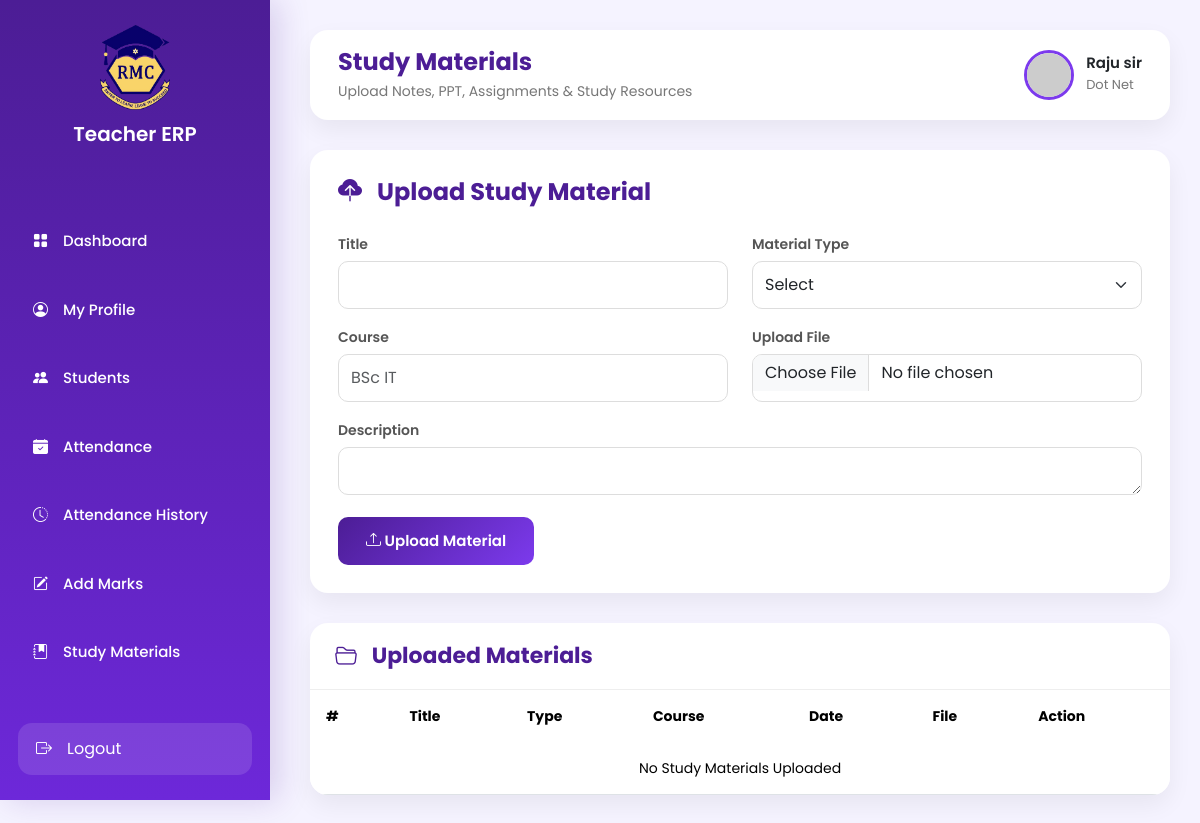
Before: /teacher/study-materials/ (signed in) with the older database file.
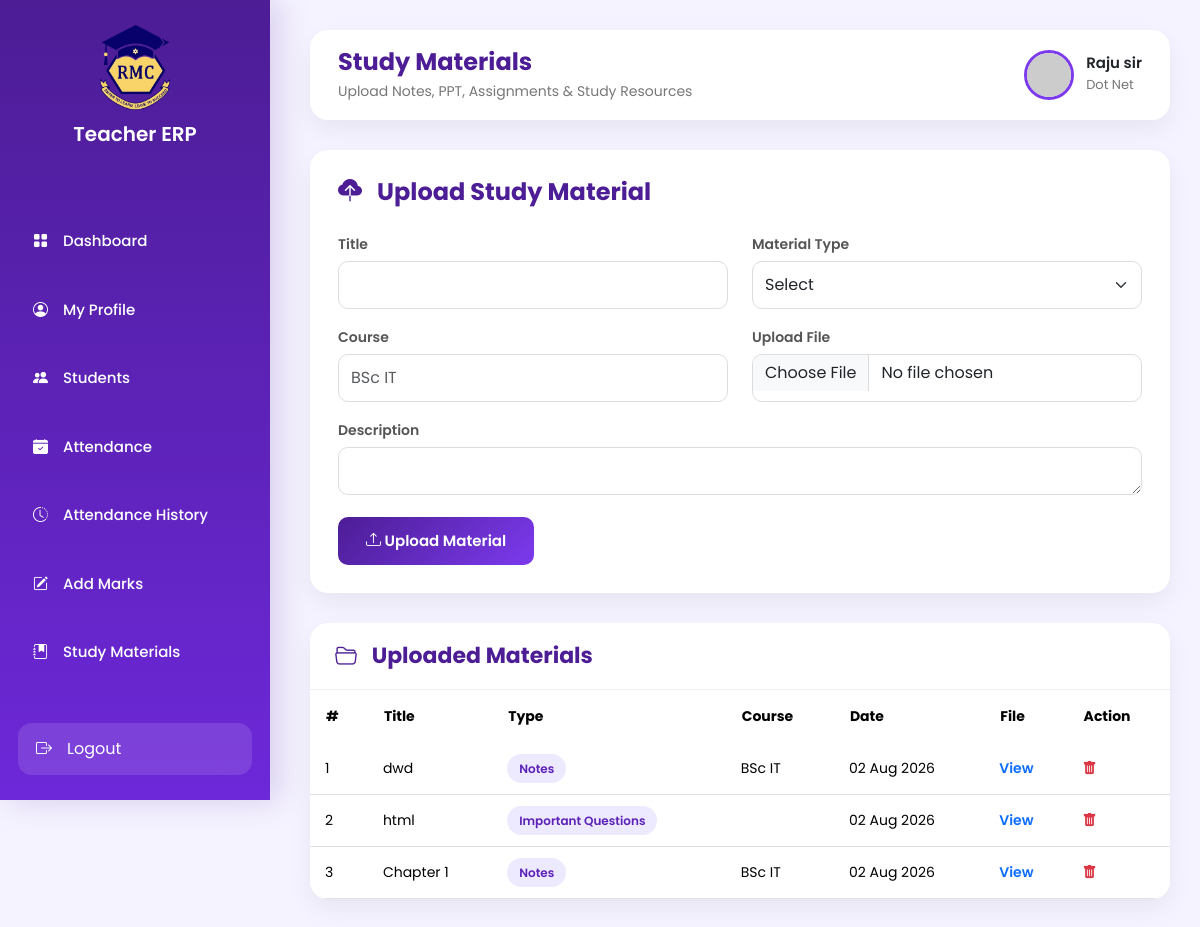
After: the same page with the newer database file.
### core/models.py (models this page shows, shortened)
class StudyMaterial(models.Model):
    MATERIAL_TYPES = [
        ('Notes', 'Notes'),
        ('Assignment', 'Assignment'),
        ('Important Questions', 'Important Questions'),
        ('Practical', 'Practical'),
        ('PPT', 'PPT'),
        ('Syllabus', 'Syllabus'),
        ('Other', 'Other'),
    ]
    teacher = models.ForeignKey(
        Teacher,
        on_delete=models.CASCADE
    )
    title = models.CharField(max_length=200)
    subject = models.CharField(max_length=100)
    material_type = models.CharField(
        max_length=30,
        choices=MATERIAL_TYPES
    )
    course = models.CharField(max_length=100)
    subject = models.CharField(max_length=100)
    description = models.TextField(
        blank=True
    )
    file = models.FileField(
        upload_to='study_materials/'
    )
    upload_date = models.DateTimeField(
        auto_now_add=True
    )

### core/views.py (the view, shortened to what this page needs)
# urls.py: path("teacher/study-materials/",views.teacher_study_materials,name="teacher_study_materials"),
def teacher_study_materials(request):
    teacher_id = request.session.get("teacher_id")
    if not teacher_id:
        return redirect("/")
    teacher = Teacher.objects.get(id=teacher_id)
    materials = StudyMaterial.objects.filter(
        teacher=teacher
    ).order_by("-upload_date")
    return render(
        request,
        "teacher/study_materials.html",
        {
            "teacher": teacher,
            "materials": materials
        }
    )

### templates/teacher/study_materials.html (shortened to what the changed rows need)
{% load static %}
<!DOCTYPE html>
<html lang="en">
<head>
    <link href="https://cdn.jsdelivr.net/npm/bootstrap@5.3.3/dist/css/bootstrap.min.css" rel="stylesheet">
    <link href="https://cdn.jsdelivr.net/npm/bootstrap-icons@1.11.3/font/bootstrap-icons.css" rel="stylesheet">
    <link rel="stylesheet" href="{% static 'css/teacher.css' %}">
    <link rel="stylesheet" href="{% static 'css/teacher_study_materials.css' %}">
</head>
<body>
<div class="dashboard">
    <main class="main-content">
        <div class="table-card">
            <table class="table">
                <thead>
                <tr>
                    <th>#</th>
                    <th>Title</th>
                    <th>Type</th>
                    <th>Course</th>
                    <th>Date</th>
                    <th>File</th>
                    <th>Action</th>
                </tr>
                </thead>
                <tbody>
                {% for material in materials %}
                <tr>
                    <td>{{ forloop.counter }}</td>
                    <td>{{ material.title }}</td>
                    <td>
                        <span class="type-badge">
                            {{ material.material_type }}
                        </span>
                    </td>
                    <td>{{ material.course }}</td>
                    <td>{{ material.upload_date|date:"d M Y" }}</td>
                    <td>
                        <a href="{{ material.file.url }}" target="_blank">
                            View
                        </a>
                    </td>
                    <td>
                        <a href="{% url 'delete_study_material' material.id %}"
                        onclick="return confirm('Delete this study material?')">
                        <i class="bi bi-trash-fill text-danger"></i>
                        </a>
                    </td>
                </tr>
                {% empty %}
                <tr>
                    <td colspan="7" class="text-center">
                        No Study Materials Uploaded
                    </td>
                </tr>
                {% endfor %}
                </tbody>
            </table>
        </div>
    </main>
</div>
</body>
</html>

Changed rows visible on the page:
added StudyMaterial: title "dwd", material_type "Notes", course "BSc IT", upload_date "02 Aug 2026"
added StudyMaterial: title "html", material_type "Important Questions", upload_date "02 Aug 2026"
added StudyMaterial: title "Chapter 1", material_type "Notes", course "BSc IT", upload_date "02 Aug 2026"
Other visible differences:
text no longer shown: "No Study Materials Uploaded"
